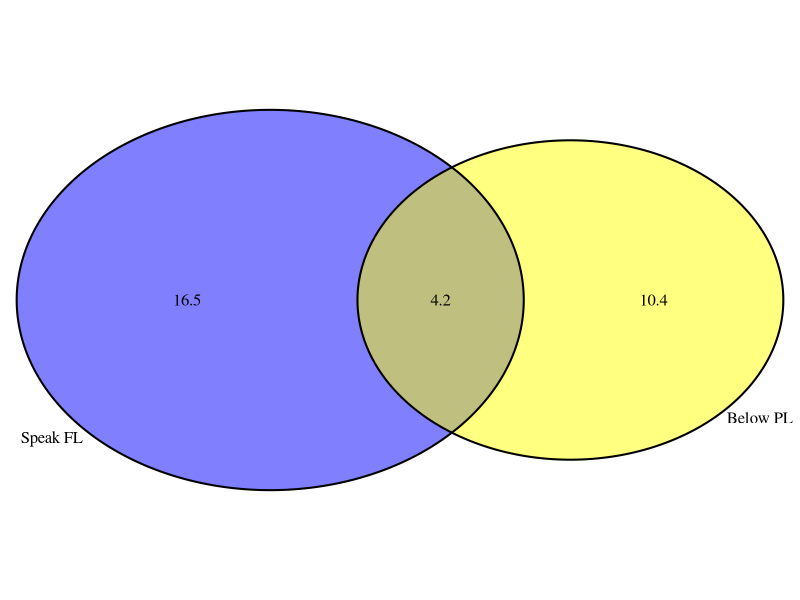
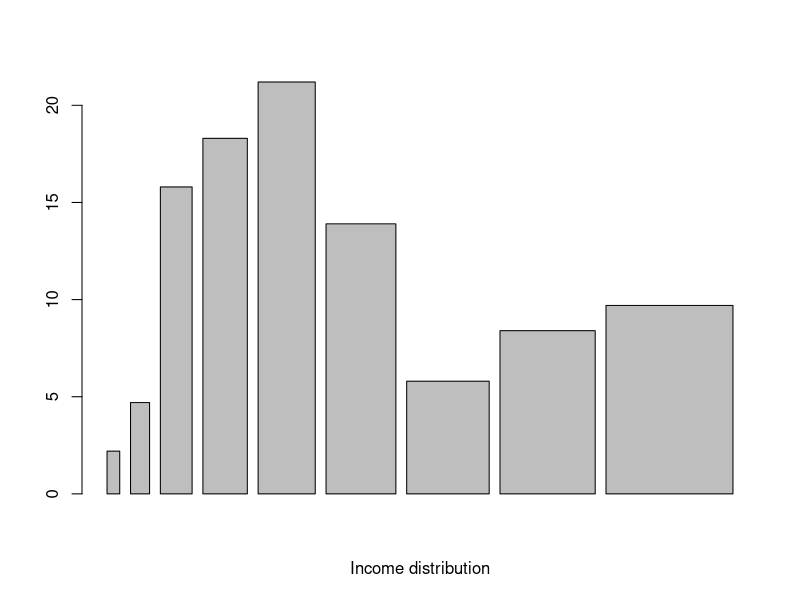

These figures' R source, in order:
## ---- chunk 1
knitr::opts_chunk$set(echo = TRUE)
## ---- chunk 2
library(VennDiagram,grid)
belowPoverty = 14.6
foreignLanguage  = 20.7
joint = 4.2
grid.newpage()
vD = draw.pairwise.venn(belowPoverty,foreignLanguage,cross.area=joint,category = c(" Below PL","Speak FL"), fill = c('yellow','blue'))
## ---- chunk 3
onOrAbovePovertyLine = 100-belowPoverty
answer = onOrAbovePovertyLine - foreignLanguage
answer
## ---- chunk 4
femBlue = c(78,19,11)
femBrown = c(23,23,9)
femGreen = c(13,12,16)
df = data.frame(femBlue,femBrown,femGreen)
row.names(df) = c("maleBlue","maleBrown","maleGreen")
cbind(df, Total = rowSums(df))
## ---- chunk 5
hardcover = c(13,59)
paperback = c(59,8)
df2 = data.frame(hardcover,paperback)
row.names(df2)= c('Fiction','nonFiction')
cbind(df2, Total = rowSums(df2))
## ---- chunk 6
probDraw1 = 28/95
probDraw2 = 59/94
prob2Given1 = probDraw1*probDraw2
prob2Given1
## ---- chunk 7
probDraw1 = 72/95
probDraw2 = 28/94
prob2Given1 = probDraw1*probDraw2
prob2Given1
## ---- chunk 8
probDraw1 = 72/95
probDraw2 = 28/95
prob2Given1 = probDraw1*probDraw2
prob2Given1
## ---- chunk 9
amtBags = c(0,1,2)
costOfBaggage = c(0,25,35)
probabilityOfBagge = c(.54,.34,.12)
df3 = data.frame(amtBags,costOfBaggage,probabilityOfBagge)
row.names(df3) = c('Amount of bags','cost of baggage','probability of event')
df3$eV = df3$costOfBaggage*df3$probabilityOfBagge
eVpp = sum(df3$eV)
variancepp = var(df3$eV)
sdpp = sd(df3$eV)
print( 'Average revenue per passenger')
eVpp##Average revenue per passenger
print('Variance of revenue per passenger')
variancepp ##Variance of revenue per passenger
print('Standard deviation of revenue per passenger')
sdpp ##Standard deviation of revenue per passenger
## ---- chunk 10
print('You can expect the avg revenue per flight to be the eV per passenger, multiplied by number of passengers')
eVpp*120
print('You can expect the deviation to be the SD per passenger, multiplied by number of passengers')
sdpp*120
## ---- chunk 11
income = c("$1 - $9,999 or less", 
            "$10,000 to $14,999", 
            "$15,000 to $24,999",
            "$25,000 to $34,999",
            "$35,000 to $49,999",
            "$50,000 to $64,000",
            "$65,000 to $74,999",
            "$75,000 to $99,999",
            "$100,000 or more")
briefIncome = c(10000,15000,25000,35000,45000,55000,65000,75000,99999,00)
briefPercent = c(2.2,4.7,15.8,18.3,21.2,13.9,5.8,8.4,9.7)
barplot(briefPercent,briefIncome,xlab='Income distribution')
## ---- chunk 12
result = sum(briefPercent[1:5])
result
## ---- chunk 13
result*.41
